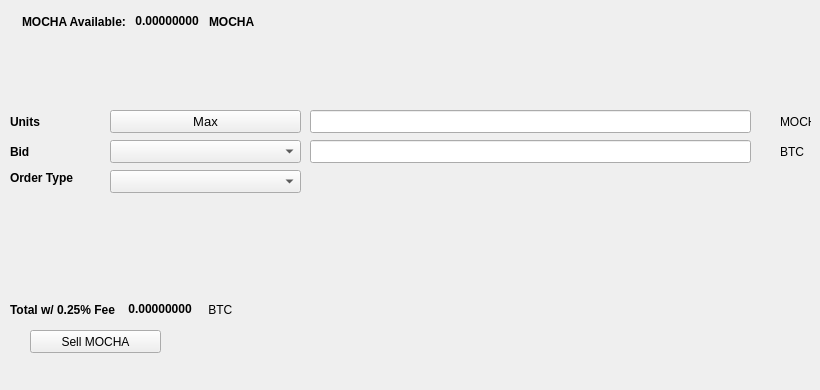
   <widget class="QWidget" name="SellTab">
    <attribute name="title">
     <string>Sell</string>
    </attribute>
    <widget class="QLabel" name="label_16">
     <property name="geometry">
      <rect>
       <x>780</x>
       <y>140</y>
       <width>31</width>
       <height>23</height>
      </rect>
     </property>
     <property name="text">
      <string>BTC</string>
     </property>
    </widget>
    <widget class="QComboBox" name="SellBidcomboBox">
     <property name="geometry">
      <rect>
       <x>110</x>
       <y>140</y>
       <width>191</width>
       <height>23</height>
      </rect>
     </property>
     <property name="font">
      <font>
       <pointsize>10</pointsize>
      </font>
     </property>
    </widget>
    <widget class="QLabel" name="label_18">
     <property name="geometry">
      <rect>
       <x>10</x>
       <y>110</y>
       <width>46</width>
       <height>23</height>
      </rect>
     </property>
     <property name="font">
      <font>
       <weight>75</weight>
       <bold>true</bold>
      </font>
     </property>
     <property name="text">
      <string>Units</string>
     </property>
    </widget>
    <widget class="QPushButton" name="Sell_Max_Amount">
     <property name="geometry">
      <rect>
       <x>110</x>
       <y>110</y>
       <width>191</width>
       <height>23</height>
      </rect>
     </property>
     <property name="font">
      <font>
       <pointsize>10</pointsize>
      </font>
     </property>
     <property name="text">
      <string>Max</string>
     </property>
    </widget>
    <widget class="QLabel" name="label_20">
     <property name="geometry">
      <rect>
       <x>10</x>
       <y>170</y>
       <width>91</width>
       <height>16</height>
      </rect>
     </property>
     <property name="font">
      <font>
       <weight>75</weight>
       <bold>true</bold>
      </font>
     </property>
     <property name="text">
      <string>Order Type</string>
     </property>
    </widget>
    <widget class="QComboBox" name="SellOrdertypeCombo">
     <property name="geometry">
      <rect>
       <x>110</x>
       <y>170</y>
       <width>191</width>
       <height>23</height>
      </rect>
     </property>
     <property name="font">
      <font>
       <pointsize>10</pointsize>
      </font>
     </property>
    </widget>
    <widget class="QLabel" name="label_21">
     <property name="geometry">
      <rect>
       <x>10</x>
       <y>140</y>
       <width>46</width>
       <height>23</height>
      </rect>
     </property>
     <property name="font">
      <font>
       <weight>75</weight>
       <bold>true</bold>
      </font>
     </property>
     <property name="text">
      <string>Bid</string>
     </property>
    </widget>
    <widget class="QLabel" name="label_22">
     <property name="geometry">
      <rect>
       <x>780</x>
       <y>110</y>
       <width>31</width>
       <height>23</height>
      </rect>
     </property>
     <property name="text">
      <string>MOCHA</string>
     </property>
    </widget>
    <widget class="QLineEdit" name="UnitsInputMOCHA">
     <property name="geometry">
      <rect>
       <x>310</x>
       <y>110</y>
       <width>441</width>
       <height>23</height>
      </rect>
     </property>
     <property name="font">
      <font>
       <pointsize>9</pointsize>
       <weight>75</weight>
       <bold>true</bold>
      </font>
     </property>
    </widget>
    <widget class="QLineEdit" name="SellBidPriceEdit">
     <property name="geometry">
      <rect>
       <x>310</x>
       <y>140</y>
       <width>441</width>
       <height>23</height>
      </rect>
     </property>
     <property name="font">
      <font>
       <pointsize>9</pointsize>
       <weight>75</weight>
       <bold>true</bold>
      </font>
     </property>
    </widget>
    <widget class="QPushButton" name="SellMOCHABTN">
     <property name="geometry">
      <rect>
       <x>30</x>
       <y>330</y>
       <width>131</width>
       <height>23</height>
      </rect>
     </property>
     <property name="text">
      <string>Sell MOCHA</string>
     </property>
     <property name="icon">
      <iconset resource="../mochachain">
       <normaloff>:/icons/bitcoin</normaloff>:/icons/bitcoin</iconset>
     </property>
    </widget>
    <widget class="QWidget" name="layoutWidget3">
     <property name="geometry">
      <rect>
       <x>22</x>
       <y>12</y>
       <width>258</width>
       <height>19</height>
      </rect>
     </property>
     <layout class="QHBoxLayout" name="horizontalLayout">
      <item>
       <widget class="QLabel" name="label232_2">
        <property name="font">
         <font>
          <weight>75</weight>
          <bold>true</bold>
         </font>
        </property>
        <property name="text">
         <string>MOCHA Available:</string>
        </property>
       </widget>
      </item>
      <item>
       <widget class="QLabel" name="MOCHAAvailableLabel">
        <property name="palette">
         <palette>
          <active>
           <colorrole role="WindowText">
            <brush brushstyle="SolidPattern">
             <color alpha="255">
              <red>0</red>
              <green>0</green>
              <blue>0</blue>
             </color>
            </brush>
           </colorrole>
           <colorrole role="Button">
            <brush brushstyle="SolidPattern">
             <color alpha="255">
              <red>0</red>
              <green>170</green>
              <blue>0</blue>
             </color>
            </brush>
           </colorrole>
           <colorrole role="Light">
            <brush brushstyle="SolidPattern">
             <color alpha="255">
              <red>0</red>
              <green>255</green>
              <blue>0</blue>
             </color>
            </brush>
           </colorrole>
           <colorrole role="Midlight">
            <brush brushstyle="SolidPattern">
             <color alpha="255">
              <red>0</red>
              <green>212</green>
              <blue>0</blue>
             </color>
            </brush>
           </colorrole>
           <colorrole role="Dark">
            <brush brushstyle="SolidPattern">
             <color alpha="255">
              <red>0</red>
              <green>85</green>
              <blue>0</blue>
             </color>
            </brush>
           </colorrole>
           <colorrole role="Mid">
            <brush brushstyle="SolidPattern">
             <color alpha="255">
              <red>0</red>
              <green>113</green>
              <blue>0</blue>
             </color>
            </brush>
           </colorrole>
           <colorrole role="Text">
            <brush brushstyle="SolidPattern">
             <color alpha="255">
              <red>0</red>
              <green>170</green>
              <blue>0</blue>
             </color>
            </brush>
           </colorrole>
           <colorrole role="BrightText">
            <brush brushstyle="SolidPattern">
             <color alpha="255">
              <red>255</red>
              <green>255</green>
              <blue>255</blue>
             </color>
            </brush>
           </colorrole>
           <colorrole role="ButtonText">
            <brush brushstyle="SolidPattern">
             <color alpha="255">
              <red>0</red>
              <green>0</green>
              <blue>0</blue>
             </color>
            </brush>
           </colorrole>
           <colorrole role="Base">
            <brush brushstyle="SolidPattern">
             <color alpha="255">
              <red>255</red>
              <green>255</green>
              <blue>255</blue>
             </color>
            </brush>
           </colorrole>
           <colorrole role="Window">
            <brush brushstyle="SolidPattern">
             <color alpha="255">
              <red>0</red>
              <green>170</green>
              <blue>0</blue>
             </color>
            </brush>
           </colorrole>
           <colorrole role="Shadow">
            <brush brushstyle="SolidPattern">
             <color alpha="255">
              <red>0</red>
              <green>0</green>
              <blue>0</blue>
             </color>
            </brush>
           </colorrole>
           <colorrole role="AlternateBase">
            <brush brushstyle="SolidPattern">
             <color alpha="255">
              <red>127</red>
              <green>212</green>
              <blue>127</blue>
             </color>
            </brush>
           </colorrole>
           <colorrole role="ToolTipBase">
            <brush brushstyle="SolidPattern">
             <color alpha="255">
              <red>255</red>
              <green>255</green>
              <blue>220</blue>
             </color>
            </brush>
           </colorrole>
           <colorrole role="ToolTipText">
            <brush brushstyle="SolidPattern">
             <color alpha="255">
              <red>0</red>
              <green>0</green>
              <blue>0</blue>
             </color>
            </brush>
           </colorrole>
          </active>
          <inactive>
           <colorrole role="WindowText">
            <brush brushstyle="SolidPattern">
             <color alpha="255">
              <red>0</red>
              <green>0</green>
              <blue>0</blue>
             </color>
            </brush>
           </colorrole>
           <colorrole role="Button">
            <brush brushstyle="SolidPattern">
             <color alpha="255">
              <red>0</red>
              <green>170</green>
              <blue>0</blue>
             </color>
            </brush>
           </colorrole>
           <colorrole role="Light">
            <brush brushstyle="SolidPattern">
             <color alpha="255">
              <red>0</red>
              <green>255</green>
              <blue>0</blue>
             </color>
            </brush>
           </colorrole>
           <colorrole role="Midlight">
            <brush brushstyle="SolidPattern">
             <color alpha="255">
              <red>0</red>
              <green>212</green>
              <blue>0</blue>
             </color>
            </brush>
           </colorrole>
           <colorrole role="Dark">
            <brush brushstyle="SolidPattern">
             <color alpha="255">
              <red>0</red>
              <green>85</green>
              <blue>0</blue>
             </color>
            </brush>
           </colorrole>
           <colorrole role="Mid">
            <brush brushstyle="SolidPattern">
             <color alpha="255">
              <red>0</red>
              <green>113</green>
              <blue>0</blue>
             </color>
            </brush>
           </colorrole>
           <colorrole role="Text">
            <brush brushstyle="SolidPattern">
             <color alpha="255">
              <red>0</red>
              <green>170</green>
              <blue>0</blue>
             </color>
            </brush>
           </colorrole>
           <colorrole role="BrightText">
            <brush brushstyle="SolidPattern">
             <color alpha="255">
              <red>255</red>
              <green>255</green>
              <blue>255</blue>
             </color>
            </brush>
           </colorrole>
           <colorrole role="ButtonText">
            <brush brushstyle="SolidPattern">
             <color alpha="255">
              <red>0</red>
              <green>0</green>
              <blue>0</blue>
             </color>
            </brush>
           </colorrole>
           <colorrole role="Base">
            <brush brushstyle="SolidPattern">
             <color alpha="255">
              <red>255</red>
              <green>255</green>
              <blue>255</blue>
             </color>
            </brush>
           </colorrole>
           <colorrole role="Window">
            <brush brushstyle="SolidPattern">
             <color alpha="255">
              <red>0</red>
              <green>170</green>
              <blue>0</blue>
             </color>
            </brush>
           </colorrole>
           <colorrole role="Shadow">
            <brush brushstyle="SolidPattern">
             <color alpha="255">
              <red>0</red>
              <green>0</green>
              <blue>0</blue>
             </color>
            </brush>
           </colorrole>
           <colorrole role="AlternateBase">
            <brush brushstyle="SolidPattern">
             <color alpha="255">
              <red>127</red>
              <green>212</green>
              <blue>127</blue>
             </color>
            </brush>
           </colorrole>
           <colorrole role="ToolTipBase">
            <brush brushstyle="SolidPattern">
             <color alpha="255">
              <red>255</red>
              <green>255</green>
              <blue>220</blue>
             </color>
            </brush>
           </colorrole>
           <colorrole role="ToolTipText">
            <brush brushstyle="SolidPattern">
             <color alpha="255">
              <red>0</red>
              <green>0</green>
              <blue>0</blue>
             </color>
            </brush>
           </colorrole>
          </inactive>
          <disabled>
           <colorrole role="WindowText">
            <brush brushstyle="SolidPattern">
             <color alpha="255">
              <red>0</red>
              <green>85</green>
              <blue>0</blue>
             </color>
            </brush>
           </colorrole>
           <colorrole role="Button">
            <brush brushstyle="SolidPattern">
             <color alpha="255">
              <red>0</red>
              <green>170</green>
              <blue>0</blue>
             </color>
            </brush>
           </colorrole>
           <colorrole role="Light">
            <brush brushstyle="SolidPattern">
             <color alpha="255">
              <red>0</red>
              <green>255</green>
              <blue>0</blue>
             </color>
            </brush>
           </colorrole>
           <colorrole role="Midlight">
            <brush brushstyle="SolidPattern">
             <color alpha="255">
              <red>0</red>
              <green>212</green>
              <blue>0</blue>
             </color>
            </brush>
           </colorrole>
           <colorrole role="Dark">
            <brush brushstyle="SolidPattern">
             <color alpha="255">
              <red>0</red>
              <green>85</green>
              <blue>0</blue>
             </color>
            </brush>
           </colorrole>
           <colorrole role="Mid">
            <brush brushstyle="SolidPattern">
             <color alpha="255">
              <red>0</red>
              <green>113</green>
              <blue>0</blue>
             </color>
            </brush>
           </colorrole>
           <colorrole role="Text">
            <brush brushstyle="SolidPattern">
             <color alpha="255">
              <red>0</red>
              <green>85</green>
              <blue>0</blue>
             </color>
            </brush>
           </colorrole>
           <colorrole role="BrightText">
            <brush brushstyle="SolidPattern">
             <color alpha="255">
              <red>255</red>
              <green>255</green>
              <blue>255</blue>
             </color>
            </brush>
           </colorrole>
           <colorrole role="ButtonText">
            <brush brushstyle="SolidPattern">
             <color alpha="255">
              <red>0</red>
              <green>85</green>
              <blue>0</blue>
             </color>
            </brush>
           </colorrole>
           <colorrole role="Base">
            <brush brushstyle="SolidPattern">
             <color alpha="255">
              <red>0</red>
              <green>170</green>
              <blue>0</blue>
             </color>
            </brush>
           </colorrole>
           <colorrole role="Window">
            <brush brushstyle="SolidPattern">
             <color alpha="255">
              <red>0</red>
              <green>170</green>
              <blue>0</blue>
             </color>
            </brush>
           </colorrole>
           <colorrole role="Shadow">
            <brush brushstyle="SolidPattern">
             <color alpha="255">
              <red>0</red>
              <green>0</green>
              <blue>0</blue>
             </color>
            </brush>
           </colorrole>
           <colorrole role="AlternateBase">
            <brush brushstyle="SolidPattern">
             <color alpha="255">
              <red>0</red>
              <green>170</green>
              <blue>0</blue>
             </color>
            </brush>
           </colorrole>
           <colorrole role="ToolTipBase">
            <brush brushstyle="SolidPattern">
             <color alpha="255">
              <red>255</red>
              <green>255</green>
              <blue>220</blue>
             </color>
            </brush>
           </colorrole>
           <colorrole role="ToolTipText">
            <brush brushstyle="SolidPattern">
             <color alpha="255">
              <red>0</red>
              <green>0</green>
              <blue>0</blue>
             </color>
            </brush>
           </colorrole>
          </disabled>
         </palette>
        </property>
        <property name="font">
         <font>
          <weight>75</weight>
          <bold>true</bold>
         </font>
        </property>
        <property name="text">
         <string> 0.00000000 </string>
        </property>
        <property name="textInteractionFlags">
         <set>Qt::LinksAccessibleByMouse|Qt::TextSelectableByKeyboard|Qt::TextSelectableByMouse</set>
        </property>
       </widget>
      </item>
      <item>
       <widget class="QLabel" name="labelMOCHA">
        <property name="font">
         <font>
          <weight>75</weight>
          <bold>true</bold>
         </font>
        </property>
        <property name="text">
         <string>MOCHA</string>
        </property>
       </widget>
      </item>
     </layout>
    </widget>
    <widget class="QWidget" name="layoutWidget">
     <property name="geometry">
      <rect>
       <x>10</x>
       <y>300</y>
       <width>268</width>
       <height>19</height>
      </rect>
     </property>
     <layout class="QHBoxLayout" name="horizontalLayout_2">
      <item>
       <widget class="QLabel" name="label_19">
        <property name="font">
         <font>
          <weight>75</weight>
          <bold>true</bold>
         </font>
        </property>
        <property name="text">
         <string>Total w/ 0.25% Fee </string>
        </property>
       </widget>
      </item>
      <item>
       <widget class="QLabel" name="SellCostLabel">
        <property name="palette">
         <palette>
          <active>
           <colorrole role="WindowText">
            <brush brushstyle="SolidPattern">
             <color alpha="255">
              <red>0</red>
              <green>0</green>
              <blue>0</blue>
             </color>
            </brush>
           </colorrole>
           <colorrole role="Button">
            <brush brushstyle="SolidPattern">
             <color alpha="255">
              <red>0</red>
              <green>170</green>
              <blue>0</blue>
             </color>
            </brush>
           </colorrole>
           <colorrole role="Light">
            <brush brushstyle="SolidPattern">
             <color alpha="255">
              <red>0</red>
              <green>255</green>
              <blue>0</blue>
             </color>
            </brush>
           </colorrole>
           <colorrole role="Midlight">
            <brush brushstyle="SolidPattern">
             <color alpha="255">
              <red>0</red>
              <green>212</green>
              <blue>0</blue>
             </color>
            </brush>
           </colorrole>
           <colorrole role="Dark">
            <brush brushstyle="SolidPattern">
             <color alpha="255">
              <red>0</red>
              <green>85</green>
              <blue>0</blue>
             </color>
            </brush>
           </colorrole>
           <colorrole role="Mid">
            <brush brushstyle="SolidPattern">
             <color alpha="255">
              <red>0</red>
              <green>113</green>
              <blue>0</blue>
             </color>
            </brush>
           </colorrole>
           <colorrole role="Text">
            <brush brushstyle="SolidPattern">
             <color alpha="255">
              <red>0</red>
              <green>170</green>
              <blue>0</blue>
             </color>
            </brush>
           </colorrole>
           <colorrole role="BrightText">
            <brush brushstyle="SolidPattern">
             <color alpha="255">
              <red>255</red>
              <green>255</green>
              <blue>255</blue>
             </color>
            </brush>
           </colorrole>
           <colorrole role="ButtonText">
            <brush brushstyle="SolidPattern">
             <color alpha="255">
              <red>0</red>
              <green>0</green>
              <blue>0</blue>
             </color>
            </brush>
           </colorrole>
           <colorrole role="Base">
            <brush brushstyle="SolidPattern">
             <color alpha="255">
              <red>255</red>
              <green>255</green>
              <blue>255</blue>
             </color>
            </brush>
           </colorrole>
           <colorrole role="Window">
            <brush brushstyle="SolidPattern">
             <color alpha="255">
              <red>0</red>
              <green>170</green>
              <blue>0</blue>
             </color>
            </brush>
           </colorrole>
           <colorrole role="Shadow">
            <brush brushstyle="SolidPattern">
             <color alpha="255">
              <red>0</red>
              <green>0</green>
              <blue>0</blue>
             </color>
            </brush>
           </colorrole>
           <colorrole role="AlternateBase">
            <brush brushstyle="SolidPattern">
             <color alpha="255">
              <red>127</red>
              <green>212</green>
              <blue>127</blue>
             </color>
            </brush>
           </colorrole>
           <colorrole role="ToolTipBase">
            <brush brushstyle="SolidPattern">
             <color alpha="255">
              <red>255</red>
              <green>255</green>
              <blue>220</blue>
             </color>
            </brush>
           </colorrole>
           <colorrole role="ToolTipText">
            <brush brushstyle="SolidPattern">
             <color alpha="255">
              <red>0</red>
              <green>0</green>
              <blue>0</blue>
             </color>
            </brush>
           </colorrole>
          </active>
          <inactive>
           <colorrole role="WindowText">
            <brush brushstyle="SolidPattern">
             <color alpha="255">
              <red>0</red>
              <green>0</green>
              <blue>0</blue>
             </color>
            </brush>
           </colorrole>
           <colorrole role="Button">
            <brush brushstyle="SolidPattern">
             <color alpha="255">
              <red>0</red>
              <green>170</green>
              <blue>0</blue>
             </color>
            </brush>
           </colorrole>
           <colorrole role="Light">
            <brush brushstyle="SolidPattern">
             <color alpha="255">
              <red>0</red>
              <green>255</green>
              <blue>0</blue>
             </color>
            </brush>
           </colorrole>
           <colorrole role="Midlight">
            <brush brushstyle="SolidPattern">
             <color alpha="255">
              <red>0</red>
              <green>212</green>
              <blue>0</blue>
             </color>
            </brush>
           </colorrole>
           <colorrole role="Dark">
            <brush brushstyle="SolidPattern">
             <color alpha="255">
              <red>0</red>
              <green>85</green>
              <blue>0</blue>
             </color>
            </brush>
           </colorrole>
           <colorrole role="Mid">
            <brush brushstyle="SolidPattern">
             <color alpha="255">
              <red>0</red>
              <green>113</green>
              <blue>0</blue>
             </color>
            </brush>
           </colorrole>
           <colorrole role="Text">
            <brush brushstyle="SolidPattern">
             <color alpha="255">
              <red>0</red>
              <green>170</green>
              <blue>0</blue>
             </color>
            </brush>
           </colorrole>
           <colorrole role="BrightText">
            <brush brushstyle="SolidPattern">
             <color alpha="255">
              <red>255</red>
              <green>255</green>
              <blue>255</blue>
             </color>
            </brush>
           </colorrole>
           <colorrole role="ButtonText">
            <brush brushstyle="SolidPattern">
             <color alpha="255">
              <red>0</red>
              <green>0</green>
              <blue>0</blue>
             </color>
            </brush>
           </colorrole>
           <colorrole role="Base">
            <brush brushstyle="SolidPattern">
             <color alpha="255">
              <red>255</red>
              <green>255</green>
              <blue>255</blue>
             </color>
            </brush>
           </colorrole>
           <colorrole role="Window">
            <brush brushstyle="SolidPattern">
             <color alpha="255">
              <red>0</red>
              <green>170</green>
              <blue>0</blue>
             </color>
            </brush>
           </colorrole>
           <colorrole role="Shadow">
            <brush brushstyle="SolidPattern">
             <color alpha="255">
              <red>0</red>
              <green>0</green>
              <blue>0</blue>
             </color>
            </brush>
           </colorrole>
           <colorrole role="AlternateBase">
            <brush brushstyle="SolidPattern">
             <color alpha="255">
              <red>127</red>
              <green>212</green>
              <blue>127</blue>
             </color>
            </brush>
           </colorrole>
           <colorrole role="ToolTipBase">
            <brush brushstyle="SolidPattern">
             <color alpha="255">
              <red>255</red>
              <green>255</green>
              <blue>220</blue>
             </color>
            </brush>
           </colorrole>
           <colorrole role="ToolTipText">
            <brush brushstyle="SolidPattern">
             <color alpha="255">
              <red>0</red>
              <green>0</green>
              <blue>0</blue>
             </color>
            </brush>
           </colorrole>
          </inactive>
          <disabled>
           <colorrole role="WindowText">
            <brush brushstyle="SolidPattern">
             <color alpha="255">
              <red>0</red>
              <green>85</green>
              <blue>0</blue>
             </color>
            </brush>
           </colorrole>
           <colorrole role="Button">
            <brush brushstyle="SolidPattern">
             <color alpha="255">
              <red>0</red>
              <green>170</green>
              <blue>0</blue>
             </color>
            </brush>
           </colorrole>
           <colorrole role="Light">
            <brush brushstyle="SolidPattern">
             <color alpha="255">
              <red>0</red>
              <green>255</green>
              <blue>0</blue>
             </color>
            </brush>
           </colorrole>
           <colorrole role="Midlight">
            <brush brushstyle="SolidPattern">
             <color alpha="255">
              <red>0</red>
              <green>212</green>
              <blue>0</blue>
             </color>
            </brush>
           </colorrole>
           <colorrole role="Dark">
            <brush brushstyle="SolidPattern">
             <color alpha="255">
              <red>0</red>
              <green>85</green>
              <blue>0</blue>
             </color>
            </brush>
           </colorrole>
           <colorrole role="Mid">
            <brush brushstyle="SolidPattern">
             <color alpha="255">
              <red>0</red>
              <green>113</green>
              <blue>0</blue>
             </color>
            </brush>
           </colorrole>
           <colorrole role="Text">
            <brush brushstyle="SolidPattern">
             <color alpha="255">
              <red>0</red>
              <green>85</green>
              <blue>0</blue>
             </color>
            </brush>
           </colorrole>
           <colorrole role="BrightText">
            <brush brushstyle="SolidPattern">
             <color alpha="255">
              <red>255</red>
              <green>255</green>
              <blue>255</blue>
             </color>
            </brush>
           </colorrole>
           <colorrole role="ButtonText">
            <brush brushstyle="SolidPattern">
             <color alpha="255">
              <red>0</red>
              <green>85</green>
              <blue>0</blue>
             </color>
            </brush>
           </colorrole>
           <colorrole role="Base">
            <brush brushstyle="SolidPattern">
             <color alpha="255">
              <red>0</red>
              <green>170</green>
              <blue>0</blue>
             </color>
            </brush>
           </colorrole>
           <colorrole role="Window">
            <brush brushstyle="SolidPattern">
             <color alpha="255">
              <red>0</red>
              <green>170</green>
              <blue>0</blue>
             </color>
            </brush>
           </colorrole>
           <colorrole role="Shadow">
            <brush brushstyle="SolidPattern">
             <color alpha="255">
              <red>0</red>
              <green>0</green>
              <blue>0</blue>
             </color>
            </brush>
           </colorrole>
           <colorrole role="AlternateBase">
            <brush brushstyle="SolidPattern">
             <color alpha="255">
              <red>0</red>
              <green>170</green>
              <blue>0</blue>
             </color>
            </brush>
           </colorrole>
           <colorrole role="ToolTipBase">
            <brush brushstyle="SolidPattern">
             <color alpha="255">
              <red>255</red>
              <green>255</green>
              <blue>220</blue>
             </color>
            </brush>
           </colorrole>
           <colorrole role="ToolTipText">
            <brush brushstyle="SolidPattern">
             <color alpha="255">
              <red>0</red>
              <green>0</green>
              <blue>0</blue>
             </color>
            </brush>
           </colorrole>
          </disabled>
         </palette>
        </property>
        <property name="font">
         <font>
          <weight>75</weight>
          <bold>true</bold>
         </font>
        </property>
        <property name="autoFillBackground">
         <bool>false</bool>
        </property>
        <property name="text">
         <string> 0.00000000</string>
        </property>
        <property name="textInteractionFlags">
         <set>Qt::LinksAccessibleByMouse|Qt::TextSelectableByMouse</set>
        </property>
       </widget>
      </item>
      <item>
       <widget class="QLabel" name="label_17">
        <property name="font">
         <font>
          <weight>50</weight>
          <bold>false</bold>
         </font>
        </property>
        <property name="text">
         <string> BTC</string>
        </property>
       </widget>
      </item>
     </layout>
    </widget>
    <widget class="QLabel" name="label_23">
     <property name="geometry">
      <rect>
       <x>460</x>
       <y>300</y>
       <width>281</width>
       <height>81</height>
      </rect>
     </property>
     <property name="text">
      <string/>
     </property>
     <property name="pixmap">
      <pixmap>:/images/bittrex</pixmap>
     </property>
    </widget>
   </widget>
